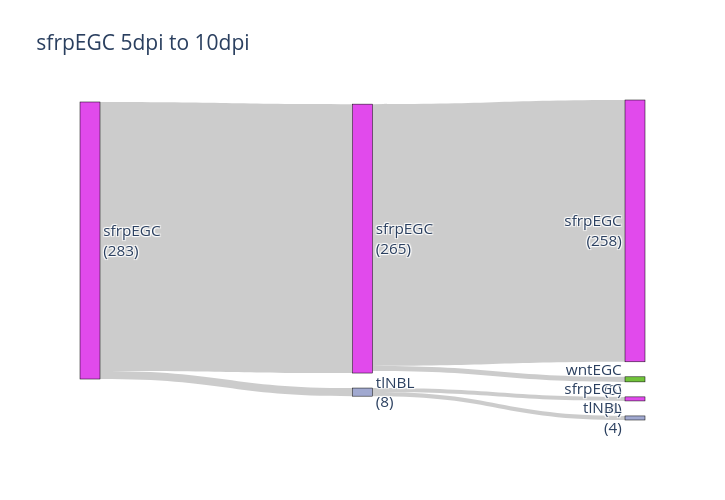

The notebook cell this image was saved under:
### Code cell
# wntEGC at 5DPI to 10DPI
common_initial_time_point=0
init_cell_wnt_5DPI =data_train_sfrp[train_time[0]]
init_cell_type = 'sfrpEGC'
init_time = 1 - common_initial_time_point
end_time = 2 - common_initial_time_point
_, _, all_cell_type, all_cell_id, all_time_point = evolution_forward(init_cell_wnt_5DPI, model,spatial_model,growth_model, init_time, end_time, init_cell_type,delta_t =0.5,cnf_generator=cnf_generator)
#init_time = 1 - common_initial_time_point
#end_time = 2 - common_initial_time_point
#_, _, all_cell_type, all_cell_id, all_time_point = evolution_forward(init_cell_wnt_5DPI, model,spatial_model,growth_model, init_time, end_time, delta_t = 0.2)



time_points = [1,1.5,2]
# time_points = [5, 7.5, 10]
time_points = [cur_time - common_initial_time_point for cur_time in time_points]
transition_tree_wnt_5DPI = build_transition_tree(all_cell_id, all_cell_type, all_time_point, time_points)
plot_sankey_from_tree(transition_tree_wnt_5DPI, cell_type_color_map, threshold=3, title='sfrpEGC 5dpi to 10dpi', 
                      font_size=15.3, width = 725, height=500, scale=5, save_path="/home/lenovo/jora/data/results_final_struct/sfrpEGC at 5dpi to 10dpi2.pdf")

### Figure 1 — Plotly figure (JSON) as saved in the notebook; plotly's stock layout.template omitted (floating-point values rounded to 4 significant figures)
{"data": [{"link": {"source": [0, 1, 1, 0, 4, 4], "target": [1, 2, 3, 4, 5, 6], "value": [265, 258, 5, 8, 4, 4]}, "node": {"color": ["#e14aec", "#e14aec", "#e14aec", "#71c33a", "#A1A9D0", "#e14aec", "#A1A9D0"], "label": ["sfrpEGC<br>(283)", "sfrpEGC<br>(265)", "sfrpEGC<br>(258)", "wntEGC<br>(5)", "tlNBL<br>(8)", "sfrpEGC<br>(4)", "tlNBL<br>(4)"], "line": {"color": "black", "width": 0.5}, "pad": 15, "thickness": 20}, "type": "sankey"}], "layout": {"font": {"size": 15.3}, "height": 500, "title": {"text": "sfrpEGC 5dpi to 10dpi"}, "width": 725}}
